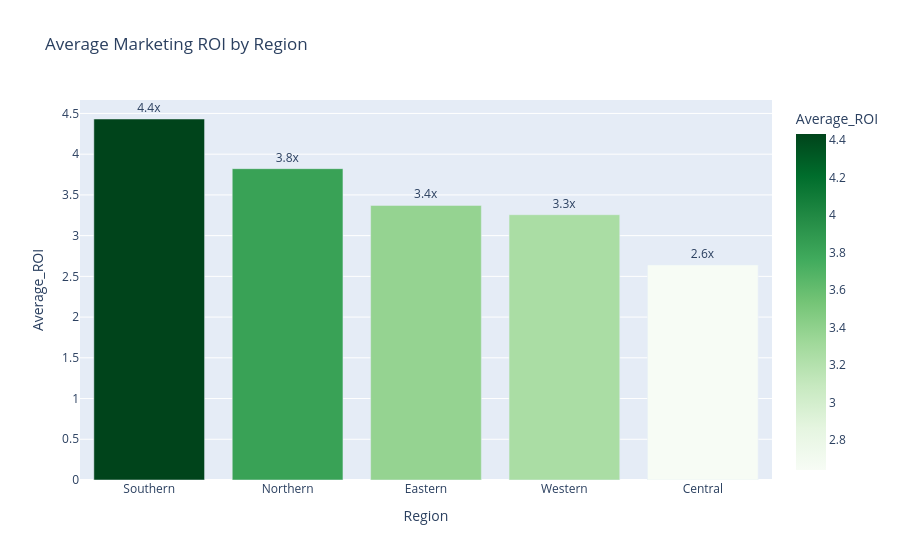

Notebook source saved alongside this figure:
### Code cell
# الخطوة 6: متوسط ROI لكل منطقة
roi_by_region = merged_with_region.groupby('Region')['ROI'].mean().reset_index()
roi_by_region.columns = ['Region', 'Average_ROI']
roi_by_region = roi_by_region.sort_values('Average_ROI', ascending=False)

fig1 = px.bar(
    roi_by_region,
    x='Region',
    y='Average_ROI',
    title='Average Marketing ROI by Region',
    color='Average_ROI',
    color_continuous_scale='Greens',
    text=roi_by_region['Average_ROI'].apply(lambda x: f'{x:.1f}x')
)
fig1.update_traces(textposition='outside')
fig1.update_layout(showlegend=False)
fig1.show()

### Figure 1 — Plotly figure (JSON) as saved in the notebook; plotly's stock layout.template omitted (floating-point values rounded to 4 significant figures)
{"data": [{"hovertemplate": "Region=%{x}<br>Average_ROI=%{marker.color}<br>text=%{text}<extra></extra>", "legendgroup": "", "marker": {"color": [4.432, 3.822, 3.371, 3.257, 2.639], "coloraxis": "coloraxis", "pattern": {"shape": ""}}, "name": "", "orientation": "v", "showlegend": false, "text": ["4.4x", "3.8x", "3.4x", "3.3x", "2.6x"], "textposition": "outside", "type": "bar", "x": ["Southern", "Northern", "Eastern", "Western", "Central"], "xaxis": "x", "y": [4.432, 3.822, 3.371, 3.257, 2.639], "yaxis": "y"}], "layout": {"barmode": "relative", "coloraxis": {"colorbar": {"title": {"text": "Average_ROI"}}, "colorscale": [[0, "rgb(247,252,245)"], [0.125, "rgb(229,245,224)"], [0.25, "rgb(199,233,192)"], [0.375, "rgb(161,217,155)"], [0.5, "rgb(116,196,118)"], [0.625, "rgb(65,171,93)"], [0.75, "rgb(35,139,69)"], [0.875, "rgb(0,109,44)"], [1, "rgb(0,68,27)"]]}, "legend": {"tracegroupgap": 0}, "showlegend": false, "title": {"text": "Average Marketing ROI by Region"}, "xaxis": {"anchor": "y", "domain": [0, 1], "title": {"text": "Region"}}, "yaxis": {"anchor": "x", "domain": [0, 1], "title": {"text": "Average_ROI"}}}}
